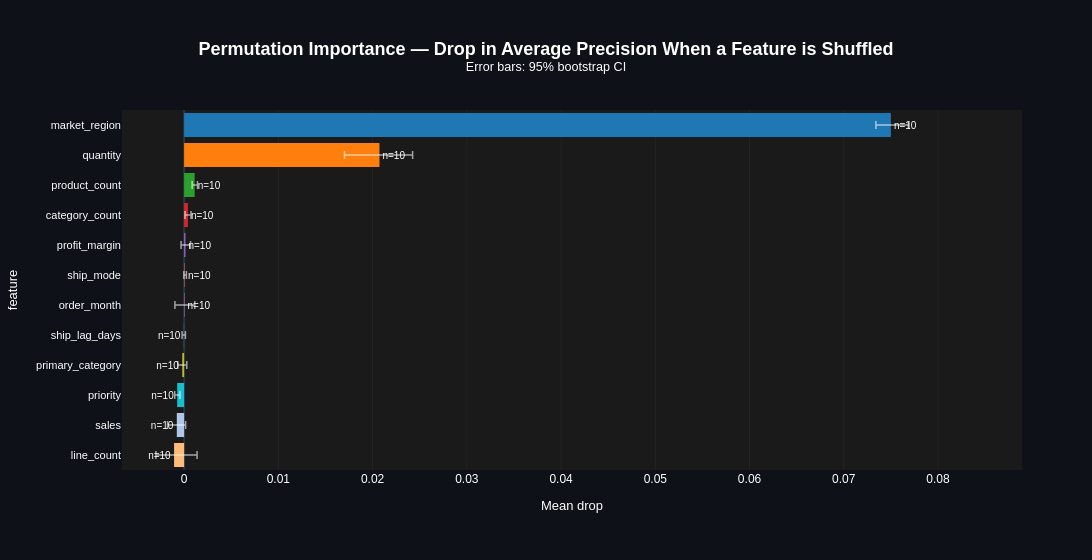

The cell this chart's notebook holds for it:
### Markdown cell above
One feature carries the model. Mean absolute SHAP for `market_region` is 0.75,
five times `quantity` at 0.14, with everything else below 0.11. The shape of
the plot makes the point without any numbers: a single wide band of geography
at the top, and beneath it a row of near-vertical stripes where the other
fifteen features barely move any prediction at all.

Among those minor features the directions are at least sensible. Larger orders
by quantity and by product count push risk up slightly, which fits the idea
that a bigger and more varied basket has more chances to contain something the
customer sends back. But these are small effects sitting underneath a
geography term that section 11 already showed to be part recording artefact,
and none is strong enough to build a rule on.

### Code cell
perm = permutation_importance(
    lgbm, X_test_c, y_test, n_repeats=10, scoring="average_precision", random_state=42,
)
importance_df = pd.DataFrame({
    "feature": np.repeat(X_test_c.columns, perm.importances.shape[1]),
    "drop": perm.importances.ravel(),
})
cp.grouped_bar_plot(
    importance_df, "feature", "drop", ci_method="bootstrap", min_n_flag=0,
    top_n=12, orientation="horizontal",
    title="Permutation Importance — Drop in Average Precision When a Feature is Shuffled",
)

### Figure 1 — Plotly figure (JSON) as saved in the notebook; plotly's stock layout.template omitted (floating-point values rounded to 4 significant figures)
{"data": [{"cliponaxis": false, "customdata": [10, 10, 10, 10, 10, 10, 10, 10, 10, 10, 10, 10], "error_x": {"array": [0.001923, 0.00352, 0.0002942, 0.0003333, 0.0005416, 0.0001459, 0.001093, 0.0001666, 0.0004773, 0.000302, 0.0009386, 0.002435], "arrayminus": [0.001591, 0.003707, 0.0002706, 0.0003093, 0.000467, 0.0001325, 0.001018, 0.0001917, 0.0004753, 0.0002599, 0.0009808, 0.001931], "color": "rgba(255,255,255,0.6)", "symmetric": false, "thickness": 1.5, "type": "data", "width": 4}, "hovertemplate": "<b>%{y}</b><br>Mean drop: %{x:.3g}<br>n=%{customdata}<extra></extra>", "marker": {"color": ["#1f77b4", "#ff7f0e", "#2ca02c", "#d62728", "#9467bd", "#8c564b", "#e377c2", "#7f7f7f", "#bcbd22", "#17becf", "#aec7e8", "#ffbb78"], "line": {"color": "#FFD700", "width": [0, 0, 0, 0, 0, 0, 0, 0, 0, 0, 0, 0]}}, "name": "", "orientation": "h", "showlegend": false, "text": ["n=10", "n=10", "n=10", "n=10", "n=10", "n=10", "n=10", "n=10", "n=10", "n=10", "n=10", "n=10"], "textfont": {"size": 10}, "textposition": "outside", "type": "bar", "x": [0.075, 0.02073, 0.001121, 0.000401, 0.0001448, 9.981e-05, 4.318e-05, -2.529e-05, -0.0001955, -0.0007365, -0.0007768, -0.001063], "y": ["market_region", "quantity", "product_count", "category_count", "profit_margin", "ship_mode", "order_month", "ship_lag_days", "primary_category", "priority", "sales", "line_count"]}], "layout": {"barmode": "relative", "font": {"color": "white", "family": "Arial"}, "height": 560, "legend": {"bgcolor": "rgba(0,0,0,0.4)", "bordercolor": "rgba(255,255,255,0.15)", "borderwidth": 1, "font": {"color": "white", "size": 11}, "title": {"text": ""}}, "margin": {"b": 90, "l": 90, "r": 70, "t": 110}, "paper_bgcolor": "#0e1117", "plot_bgcolor": "#1a1a1a", "showlegend": false, "title": {"font": {"color": "white", "family": "Arial", "size": 18}, "text": "<b>Permutation Importance — Drop in Average Precision When a Feature is Shuffled</b><br><sup>Error bars: 95% bootstrap CI</sup>", "x": 0.5, "xanchor": "center"}, "width": 1400, "xaxis": {"gridcolor": "rgba(128,128,128,0.2)", "gridwidth": 0.5, "range": [-0.00659, 0.08891], "showgrid": true, "title": {"font": {"size": 13}, "text": "Mean drop"}}, "yaxis": {"autorange": "reversed", "tickfont": {"size": 11}, "title": {"font": {"size": 13}, "text": "feature"}}}}
